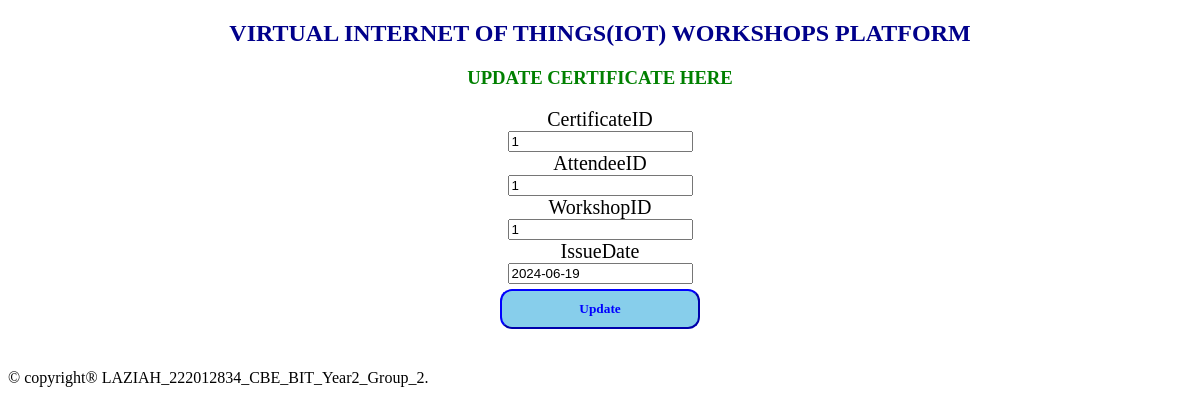
The app's page /updatecertificate.php?CertificateID=1 with its own data.
### tables this page shows
CREATE TABLE IF NOT EXISTS `certificate` (
  `CertificateID` int(11) NOT NULL AUTO_INCREMENT,
  `AttendeeID` int(11) DEFAULT NULL,
  `WorkshopID` int(11) DEFAULT NULL,
  `IssueDate` date DEFAULT NULL,
  PRIMARY KEY (`CertificateID`),
  KEY `AttendeeID` (`AttendeeID`),
  KEY `WorkshopID` (`WorkshopID`)
);

### updatecertificate.php (the view, shortened to what this page needs)
<?php
include "databaseconnection.php";
if ($_SERVER['REQUEST_METHOD'] == 'GET') {
    $CertificateID = $_GET["CertificateID"];
    $sql = "SELECT * FROM certificate WHERE CertificateID = ?";
    $stmt = $connection->prepare($sql);
    $stmt->bind_param("i", $CertificateID);
    $stmt->execute();
    $result = $stmt->get_result();
    if ($result->num_rows > 0) {
        $row = $result->fetch_assoc();
        $AttendeeID = $row["AttendeeID"];
        $WorkshopID = $row["WorkshopID"];
        $IssueDate = $row["IssueDate"];
    } else {
        header("Location: viewcertificate.php");
        exit;
    }
}
?>
<!DOCTYPE html>
<html>
<head>
</head>
<body>
    <center>
        <h2>VIRTUAL INTERNET OF THINGS(IOT) WORKSHOPS PLATFORM</h2>
        <h3 style="color: green;">UPDATE CERTIFICATE HERE</h3>
        <section class="forms">
            <form method="POST" onsubmit="return confirmUpdate();">
                <label>CertificateID</label><br>
                <input type="text" name="CertificateID" readonly value="<?php echo $CertificateID; ?>"><br>
                <label>AttendeeID</label><br>
                <input type="text" name="AttendeeID" value="<?php echo $AttendeeID; ?>"><br>
                <label>WorkshopID</label><br>
                <input type="text" name="WorkshopID" value="<?php echo $WorkshopID; ?>"><br>
                <label>IssueDate</label><br>
                <input type="text" name="IssueDate" value="<?php echo $IssueDate; ?>"><br>
                <input type="submit" name="submit" value="Update" class="sb">
            </form>
        </section>
    </center>
    <footer>
        <p style="color: blue; text-align: center; margin-top: 40px;">
            <marquee> &copy; copyright&reg; LAZIAH_222012834_CBE_BIT_Year2_Group_2.</marquee>
        </p>
    </footer>
</body>
</html>

### updatecertificate.php (style rules this page uses)
h2 { font-family: Castellar; color: darkblue; }
label { font-family: Elephant; font-size: 20px; }
.sb { font-family: Georgia; padding: 10px; border-color: blue; background-color: skyblue; width: 200px; margin-top: 5px; border-radius: 12px; font-weight: bold; color: blue; }

### records on screen
certificate: AttendeeID "1", WorkshopID "1", IssueDate "2024-06-19"
